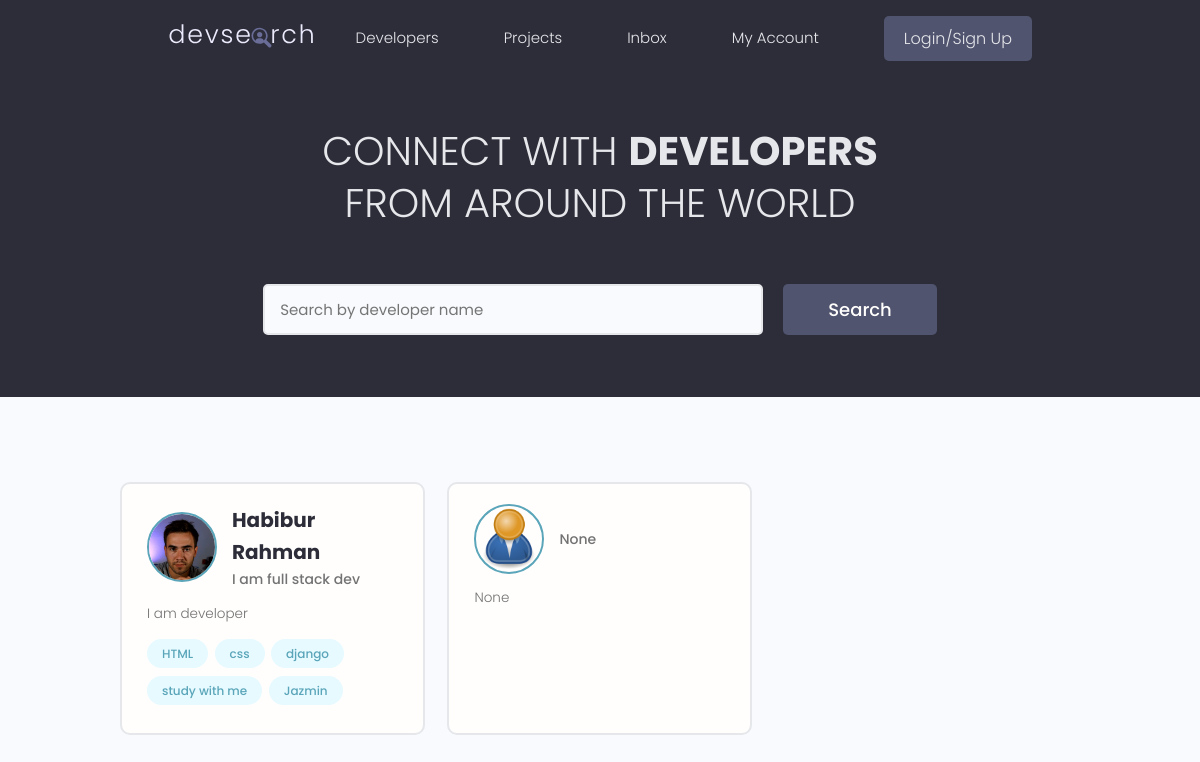
The app's page /, older data.
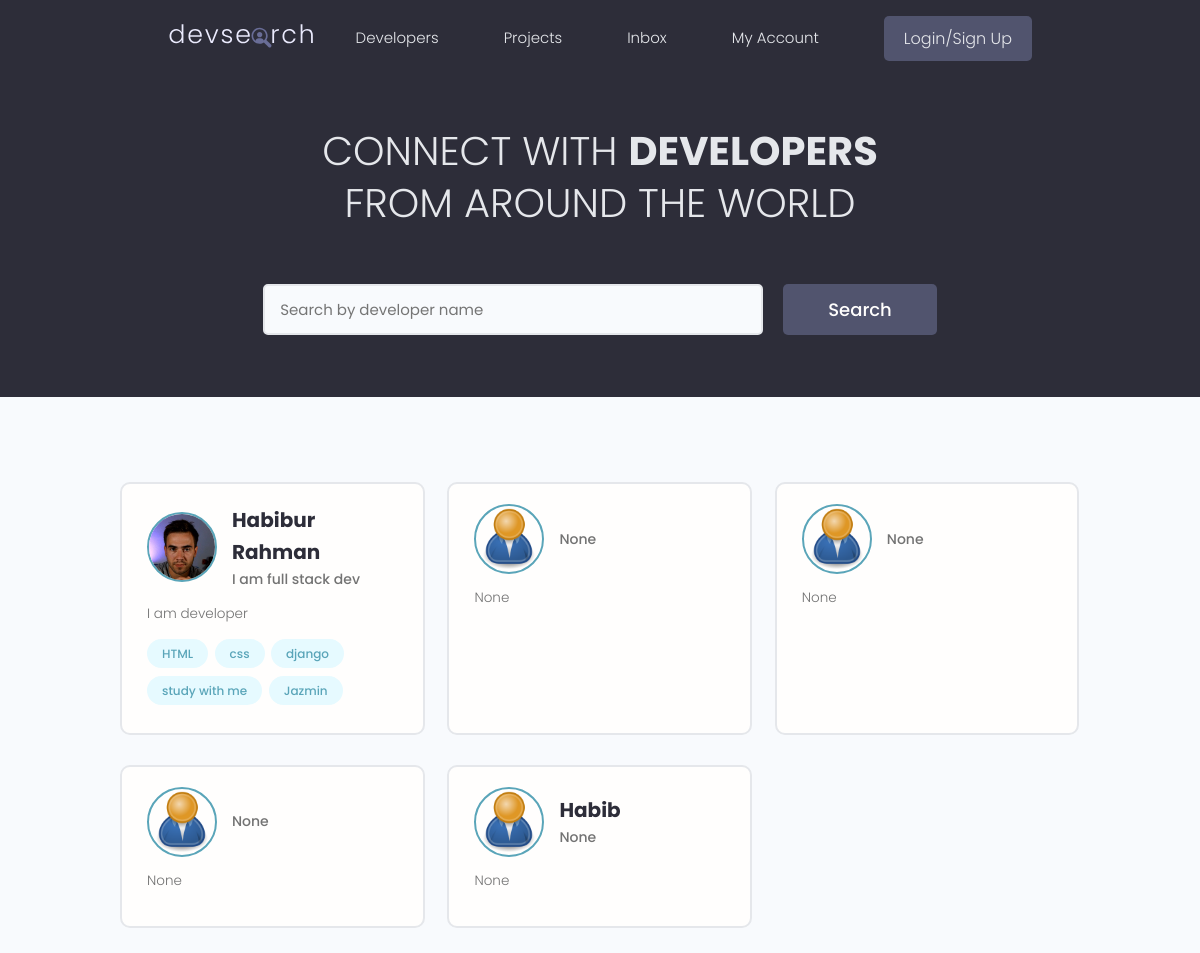
The same page, newer data.
### users/models.py (models this page shows, shortened)
class Profile(models.Model):
    user = models.OneToOneField(User, on_delete=models.CASCADE, null=True, blank=True)
    name = models.CharField(max_length=200, blank=True, null=True)
    email = models.EmailField(max_length=500, blank=True, null=True)
    username = models.CharField(max_length=200, blank=True, null=True)
    location = models.CharField(max_length=200, blank=True, null=True)
    short_intro = models.CharField(max_length=200, blank=True, null=True)
    bio = models.TextField(blank=True, null=True)
    profile_image = models.ImageField(null=True, blank=True, upload_to='profiles/', default='profiles/user-default.png')
    social_github = models.CharField(max_length=200, blank=True, null=True)
    social_twitter = models.CharField(max_length=200, blank=True, null=True)
    social_linkedin = models.CharField(max_length=200, blank=True, null=True)
    social_youtube = models.CharField(max_length=200, blank=True, null=True)
    social_website = models.CharField(max_length=200, blank=True, null=True)
    created = models.DateField(auto_now_add=True)
    id = models.UUIDField(default=uuid.uuid4, unique=True, primary_key=True, editable=False)

class Skill(models.Model):
    owner = models.ForeignKey(Profile, on_delete=models.CASCADE, null=True, blank=True)
    name = models.CharField(max_length=200, blank=True, null=True)
    description = models.TextField(blank=True, null=True)
    created = models.DateField(auto_now_add=True)
    id = models.UUIDField(default=uuid.uuid4, unique=True, primary_key=True, editable=False)
    def __str__(self):
        return str(self.name)

### users/views.py (the view)
# urls.py: path('', views.profiles, name='profiles'),
def profiles(request):
    profiles = Profile.objects.all()
    context = {'profiles': profiles}
    return render(request, 'users/profiles.html', context)

### users/templates/users/profiles.html (shortened to what this page needs)
{% extends 'main.html' %}
{% block content %}
<main class="home">
    <section class="hero-section text-center">
      <div class="container container--narrow">
        <div class="hero-section__box">
          <h2>CONNECT WITH <span>DEVELOPERS</span></h2>
          <h2>FROM AROUND THE WORLD</h2>
        </div>
        <div class="hero-section__search">
          <form class="form" action="#" method="get">
            <div class="form__field">
              <input class="input input--text" id="formInput#search" type="text" name="text"
                placeholder="Search by developer name" />
            </div>
            <input class="btn btn--sub btn--lg" type="submit" value="Search" />
          </form>
        </div>
      </div>
    </section>
    <section class="devlist">
      <div class="container">
        <div class="grid grid--three">
            {% for profile in profiles %}
          <div class="column card">
            <div class="dev">
              <a href="{% url 'user-profiles' profile.id %}" class="card__body">
                <div class="dev__profile">
                  <img class="avatar avatar--md" src="{{profile.profile_image.url}}" alt="image" />
                  <div class="dev__meta">
                    <h3>{{profile.name}}</h3>
                    <h5>{{profile.short_intro}}</h5>
                  </div>
                </div>
                <p class="dev__info">{{profile.bio|slice:"150"}}</p>
                <div class="dev__skills">
                    {% for skill in profile.skill_set.all|slice:"5" %}
                  <span class="tag tag--pill tag--main">
                    <small>{{skill}}</small>
                  </span>
                  {% endfor %}
                </div>
              </a>
            </div>
          </div>
          {% endfor%}
        </div>
      </div>
    </section>
  </main>
{% endblock %}

Row changes from the older to the newer data that the page shows:
added Profile: profile_image (placeholder picture), short_intro "None", bio "None"
added Profile: profile_image (placeholder picture), short_intro "None", bio "None"
added Profile: profile_image (placeholder picture), name "Habib", short_intro "None", bio "None"
